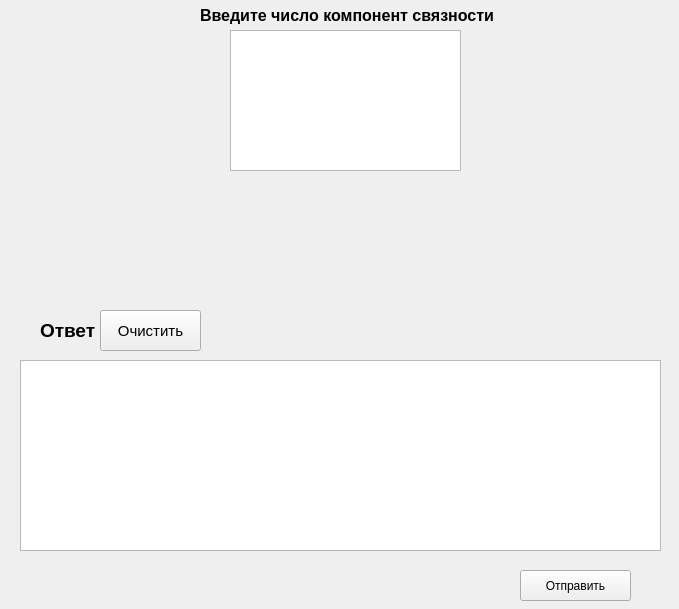
<?xml version="1.0" encoding="UTF-8"?>
<ui version="4.0">
 <class>Sixth_task</class>
 <widget class="QWidget" name="Sixth_task">
  <property name="geometry">
   <rect>
    <x>0</x>
    <y>0</y>
    <width>679</width>
    <height>609</height>
   </rect>
  </property>
  <property name="windowTitle">
   <string>Form</string>
  </property>
  <widget class="QPushButton" name="send_matrix">
   <property name="geometry">
    <rect>
     <x>520</x>
     <y>570</y>
     <width>111</width>
     <height>31</height>
    </rect>
   </property>
   <property name="text">
    <string>Отправить</string>
   </property>
  </widget>
  <widget class="QPlainTextEdit" name="plainTextEdit">
   <property name="geometry">
    <rect>
     <x>230</x>
     <y>30</y>
     <width>231</width>
     <height>141</height>
    </rect>
   </property>
  </widget>
  <widget class="QLabel" name="label_2">
   <property name="geometry">
    <rect>
     <x>40</x>
     <y>310</y>
     <width>301</width>
     <height>41</height>
    </rect>
   </property>
   <property name="font">
    <font>
     <pointsize>14</pointsize>
     <bold>true</bold>
    </font>
   </property>
   <property name="text">
    <string>Ответ</string>
   </property>
  </widget>
  <widget class="QLabel" name="label">
   <property name="geometry">
    <rect>
     <x>200</x>
     <y>0</y>
     <width>311</width>
     <height>31</height>
    </rect>
   </property>
   <property name="font">
    <font>
     <pointsize>12</pointsize>
     <bold>true</bold>
    </font>
   </property>
   <property name="text">
    <string>Введите число компонент связности</string>
   </property>
  </widget>
  <widget class="QPushButton" name="clear_button">
   <property name="geometry">
    <rect>
     <x>100</x>
     <y>310</y>
     <width>101</width>
     <height>41</height>
    </rect>
   </property>
   <property name="font">
    <font>
     <pointsize>11</pointsize>
    </font>
   </property>
   <property name="text">
    <string>Очистить</string>
   </property>
  </widget>
  <widget class="QTextEdit" name="textEdit">
   <property name="geometry">
    <rect>
     <x>20</x>
     <y>360</y>
     <width>641</width>
     <height>191</height>
    </rect>
   </property>
  </widget>
 </widget>
 <resources/>
 <connections/>
</ui>
